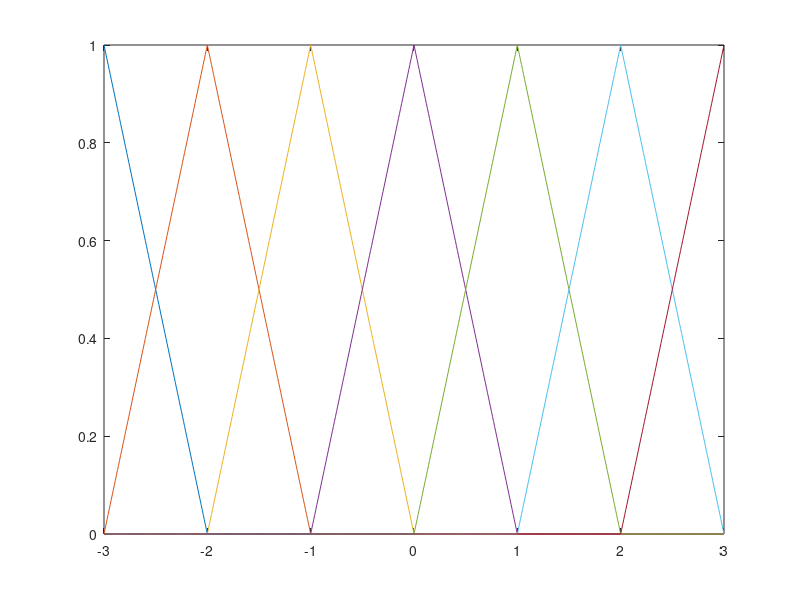
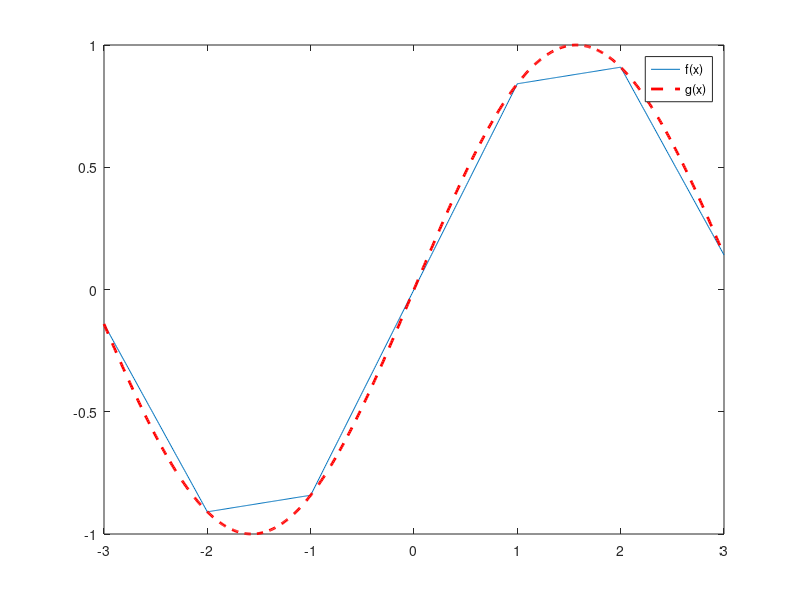

Write the MATLAB code that produced these figures, in order.
clc
clear all
close all

xmax=3;
xmin=-3;
x=xmin:0.01:xmax;
%Create Date
tol=xmax-xmin+1;
xi=linspace(xmin,xmax,tol);
for i=1:tol
 data(i)=sin(xi(i));
end
%Make MFC
h=1;
a=xmin-h;
b=xmin;
c=xmin+h;
for i=1:tol
 mu(i,:)=trimf(x,[a b c]);
 a=a+h;
 b=b+h;
 c=c+h;
end
% Plot MFC
for i=1:tol
 plot(x,mu(i,:))
 hold on
end
num=0;
den=0;
for i=1:tol
 num=num+data(i)*mu(i,:);
 den=den+mu(i);
end
fx=num./den;
figure,plot(x,fx)
hold on
plot(x,sin(x),'r--','LineWidth',2)
legend('f(x)','g(x)')
